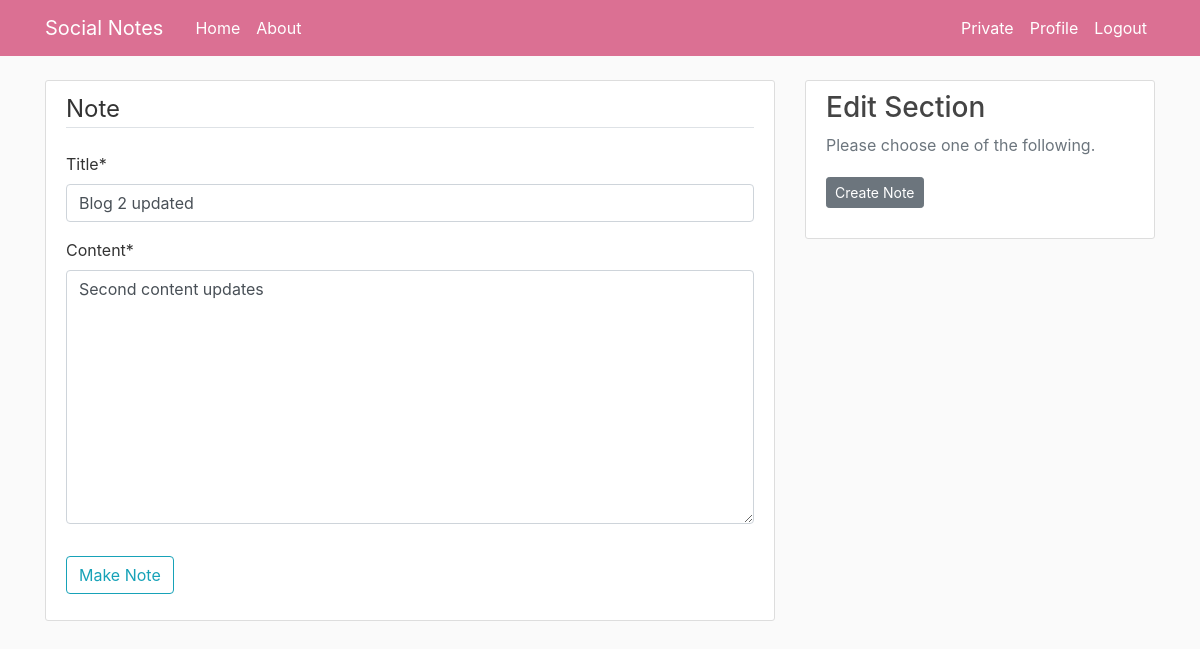
/post/2/update/ (signed in), run on an earlier commit of the app's database.
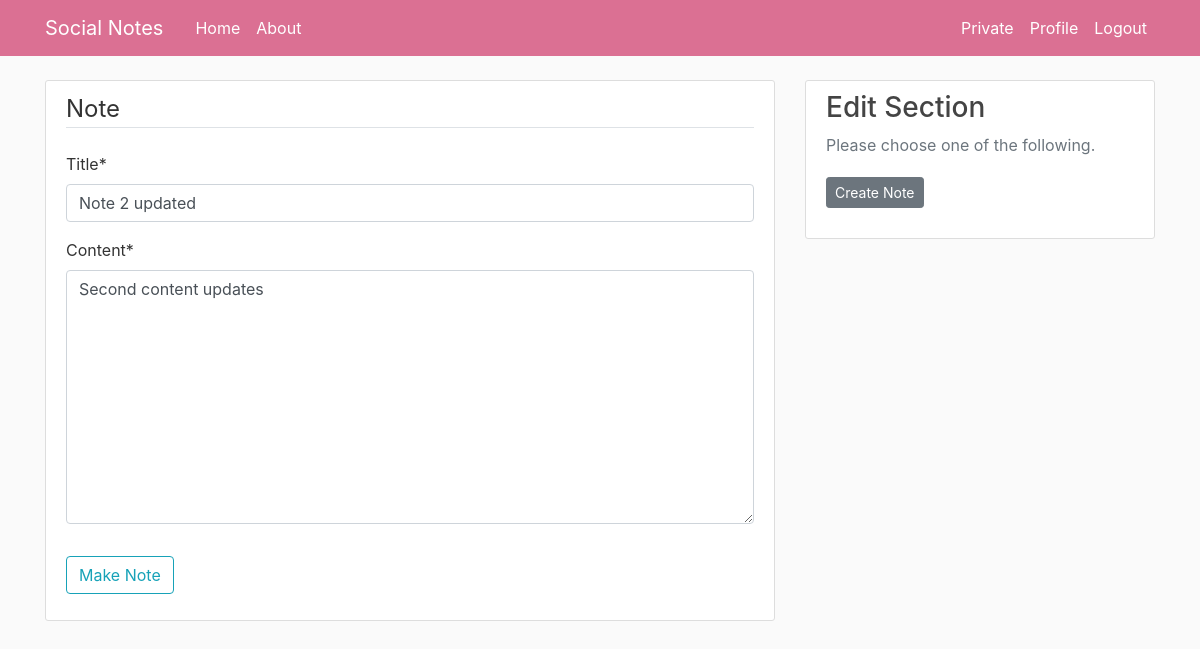
And on a later commit of the database.
### blog/models.py (models this page shows, shortened)
class Post(models.Model):
	title=models.CharField(max_length=100)
	content=models.TextField()
	date_posted=models.DateTimeField(default=timezone.now)
	author=models.ForeignKey(User, on_delete=models.CASCADE)

### blog/views.py (the view, shortened to what this page needs)
# urls.py: path('post/<int:pk>/update/', PostUpdateView.as_view(), name='post-update'),
class PostUpdateView(LoginRequiredMixin, UserPassesTestMixin, UpdateView):
	model=Post
	fields=['title','content']
	def test_func(self):
		post=self.get_object()
		if self.request.user==post.author:
			return True
		return False

### blog/templates/blog/post_form.html (shortened to what this page needs)
{% extends "blog/base.html" %}
{% load crispy_forms_tags %}
{% block content %}
    <div class="content-section">
        <form method="POST">
            <fieldset class="form-group">
                <legend class="border-bottom mb-4">Note</legend>
                {{ form|crispy }}
            </fieldset>
            <div class="form-group">
                <button class="btn btn-outline-info" type="submit">Make Note</button>
            </div>
        </form>
    </div>
{% endblock content %}

What changed in the data, as far as the page shows it:
changed Post "Second content updates": title "Blog 2 updated" → "Note 2 updated"
